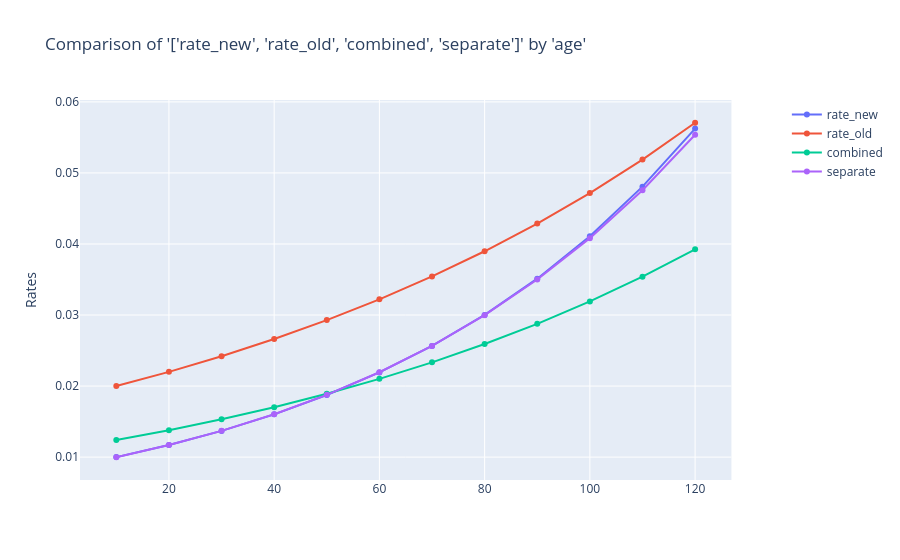

Notebook cell for this chart:
### Code cell
charters.compare_rates(
    merge_new,
    x_axis="age",
    rates=["rate_new", "rate_old", "combined", "separate"],
)

### Figure 1 — Plotly figure (JSON) as saved in the notebook; plotly's stock layout.template omitted (floating-point values rounded to 4 significant figures)
{"data": [{"mode": "lines+markers", "name": "rate_new", "type": "scatter", "x": [10, 20, 30, 40, 50, 60, 70, 80, 90, 100, 110, 120], "xaxis": "x", "y": [0.01, 0.0117, 0.01369, 0.01602, 0.01874, 0.02192, 0.02565, 0.03001, 0.03511, 0.04108, 0.04807, 0.05624], "yaxis": "y"}, {"mode": "lines+markers", "name": "rate_old", "type": "scatter", "x": [10, 20, 30, 40, 50, 60, 70, 80, 90, 100, 110, 120], "xaxis": "x", "y": [0.02, 0.022, 0.0242, 0.02662, 0.02928, 0.03221, 0.03543, 0.03897, 0.04287, 0.04716, 0.05187, 0.05706], "yaxis": "y"}, {"mode": "lines+markers", "name": "combined", "type": "scatter", "x": [10, 20, 30, 40, 50, 60, 70, 80, 90, 100, 110, 120], "xaxis": "x", "y": [0.0124, 0.01379, 0.01532, 0.01703, 0.01892, 0.02102, 0.02334, 0.02591, 0.02876, 0.03191, 0.0354, 0.03925], "yaxis": "y"}, {"mode": "lines+markers", "name": "separate", "type": "scatter", "x": [10, 20, 30, 40, 50, 60, 70, 80, 90, 100, 110, 120], "xaxis": "x", "y": [0.00998, 0.01169, 0.01369, 0.01603, 0.01876, 0.02195, 0.02566, 0.02997, 0.03499, 0.04082, 0.04757, 0.05536], "yaxis": "y"}], "layout": {"title": {"text": "Comparison of '['rate_new', 'rate_old', 'combined', 'separate']' by 'age'"}, "xaxis": {"anchor": "y", "domain": [0, 0.94]}, "yaxis": {"anchor": "x", "domain": [0, 1], "title": {"text": "Rates"}, "type": "-"}, "yaxis2": {"anchor": "x", "overlaying": "y", "side": "right"}}}
